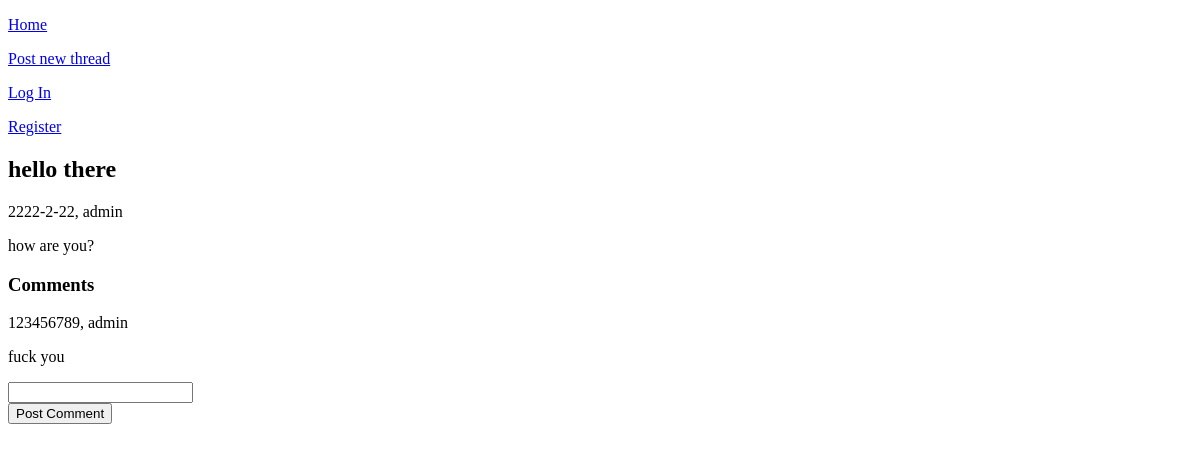
/1, run on an earlier commit of the app's database.
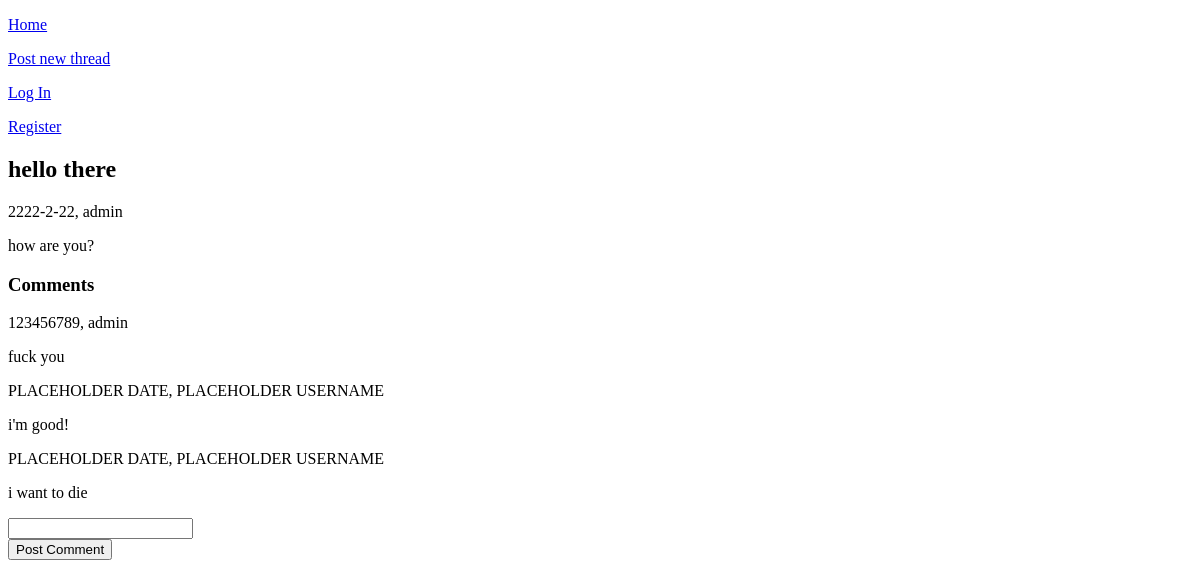
And on a later commit of the database.
### tables this page shows
CREATE TABLE threads
(
    thread_id INTEGER PRIMARY KEY AUTOINCREMENT,
    title TEXT NOT NULL,
    body TEXT NOT NULL,
    date_created TEXT NOT NULL,
    user_poster TEXT NOT NULL
);

CREATE TABLE comments
(
    comment_id INTEGER PRIMARY KEY AUTOINCREMENT,
    thread_id INTEGER NOT NULL,
    username TEXT NOT NULL,
    date_created TEXT NOT NULL,
    body TEXT NOT NULL
);

### app.py (the view, shortened to what this page needs)
@app.route("/<int:thread_id>", methods=["GET", "POST"])
def thread(thread_id):
    form = CommentForm()
    db = get_db()
    thread = db.execute("""
        SELECT * FROM threads
        WHERE thread_id = ?;
    """, (thread_id,)).fetchone()
    comments = db.execute("""
        SELECT * FROM comments
        WHERE thread_id = ?;
    """, (thread_id,)).fetchall()
    return render_template("thread.html", thread=thread, comments=comments, form=form)

### forms.py
class CommentForm(FlaskForm):
    body = StringField("Comment:", validators=[InputRequired(), Length(max=5000)])
    submit = SubmitField("Post Comment")

### database.py (called while the page is built)
def get_db():
    if "db" not in g:
        g.db = sqlite3.connect(DATABASE,
            detect_types=sqlite3.PARSE_DECLTYPES
        )
        g.db.row_factory = sqlite3.Row
    return g.db

### templates/thread.html (shortened to what this page needs)
{% extends 'base.html' %}
{% block main_content %}
<h2>{{ thread["title"] }}</h2>
<p>{{ thread["date_created"] }}, {{ thread["user_poster"] }}</p>
<p>{{ thread["body"] }}</p>
<h3>Comments</h3>
{% for comment in comments %}
<p>{{ comment["date_created"] }}, {{ comment["username"] }}</p>
<p>{{ comment["body"] }}</p>
{% endfor %}
<form action="" method="POST" novalidate>
    {{ form.body() }}
    <br/>
    {{ form.submit() }}
</form>
{% endblock %}

### templates/base.html (shortened to what this page needs)
<!DOCTYPE html>
<html lang="en">
<head>
</head>
<body>
    <nav>
        <a href="{{ url_for('index') }}">
            <p>
                Home
            </p>
        </a>
        <a href="{{ url_for('post_thread') }}">
            <p>
                Post new thread
            </p>
        </a>
        <a href="{{ url_for('login') }}">
            <p>
                Log In
            </p>
        </a>
        <a href="{{ url_for('register') }}">
            <p>
                Register
            </p>
        </a>
    </nav>
    {% block main_content %}
    {% endblock %}
</body>
</html>

What changed in the data, as far as the page shows it:
added comments: date_created "PLACEHOLDER DATE", username "PLACEHOLDER USERNAME", body "i'm good!"
added comments: date_created "PLACEHOLDER DATE", username "PLACEHOLDER USERNAME", body "i want to die"
